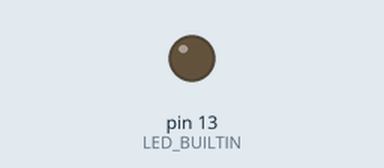
Recording of a sketch running on a simulated Arduino Uno, built with avr-gcc and run on an emulated ATmega328P. Shown: output pins drawn as LEDs (lit = HIGH).

Above: at 0.6 s.
At 4.25 s:
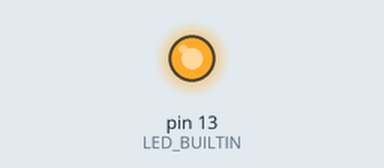
Timing chart, 0 to 5.5 s (numbered marks = the images above):
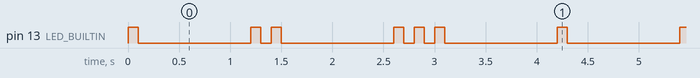

The sketch:

class2.ino
```cpp
/*
1.
void setup(){
  pinMode(LED_BUILTIN,OUTPUT);
}
class Led {
  int times;
  void blinkLed(){
    digitalWrite(LED_BUILTIN, HIGH);
    delay(100);
    digitalWrite(LED_BUILTIN, LOW);
    delay(100);
  }
public:
  Led(int t):times(t){}
  void flash(){
    for(int i=0; i<times; ++i){
      blinkLed();
    }
    delay(1000);
  }
};
void loop(){
  static Led led(3);
  led.flash();
}

2.
void setup(){
  pinMode(LED_BUILTIN,OUTPUT);
}
class Led {
  int times;
  void blinkLed(){
    digitalWrite(LED_BUILTIN, HIGH);
    delay(100);
    digitalWrite(LED_BUILTIN, LOW);
    delay(100);
  }
public:
  Led(int t):times(t){}
  void flash(){
    for(int i=0; i<times; ++i){
      blinkLed();
    }
    delay(1000);
  }
};
void loop(){
  static Led* leds[]={new Led(1), new Led(2), new Led(3), NULL};
  for(Led** p = leds; *p != NULL; ++p){
    (*p)->flash();
  }
}

3.
void setup(){
  pinMode(LED_BUILTIN,OUTPUT);
}
class Led {
  int times;
  void blinkLed();
public:
  Led(int t);
  void flash();
};
Led::Led(int t):times(t){}
void Led::blinkLed(){
  digitalWrite(LED_BUILTIN, HIGH);
  delay(100);
  digitalWrite(LED_BUILTIN, LOW);
  delay(100);
}
void Led::flash(){
  for(int i=0; i<times; ++i){
    blinkLed();
  }
  delay(1000);
}
void loop(){
  static Led* leds[]={new Led(1), new Led(2), new Led(3), NULL};
  for(Led** p = leds; *p != NULL; ++p){
    (*p)->flash();
  }
}
*/
void setup(){
  pinMode(LED_BUILTIN,OUTPUT);
}
class Led {
  int times;
  void blinkLed();
public:
  Led(int t);
  void flash();
};
Led::Led(int t):times(t){}
void Led::blinkLed(){
  digitalWrite(LED_BUILTIN, HIGH);
  delay(100);
  digitalWrite(LED_BUILTIN, LOW);
  delay(100);
}
void Led::flash(){
  for(int i=0; i<times; ++i){
    blinkLed();
  }
  delay(1000);
}
void loop(){
  static Led* leds[]={new Led(1), new Led(2), new Led(3), NULL};
  for(Led** p = leds; *p != NULL; ++p){
    (*p)->flash();
  }
}
```

Measured:
- by itself, pin 13 (LED_BUILTIN): repeats every 4.2 s: LOW 1.1 s, HIGH 0.10 s, LOW 0.10 s, HIGH 0.10 s, LOW 1.1 s, 2 × (HIGH 0.10 s, LOW 0.10 s), HIGH 0.10 s, LOW 1.1 s, HIGH 0.10 s
- by itself, everything shown: repeats every 4.2 s, in 12 steps
